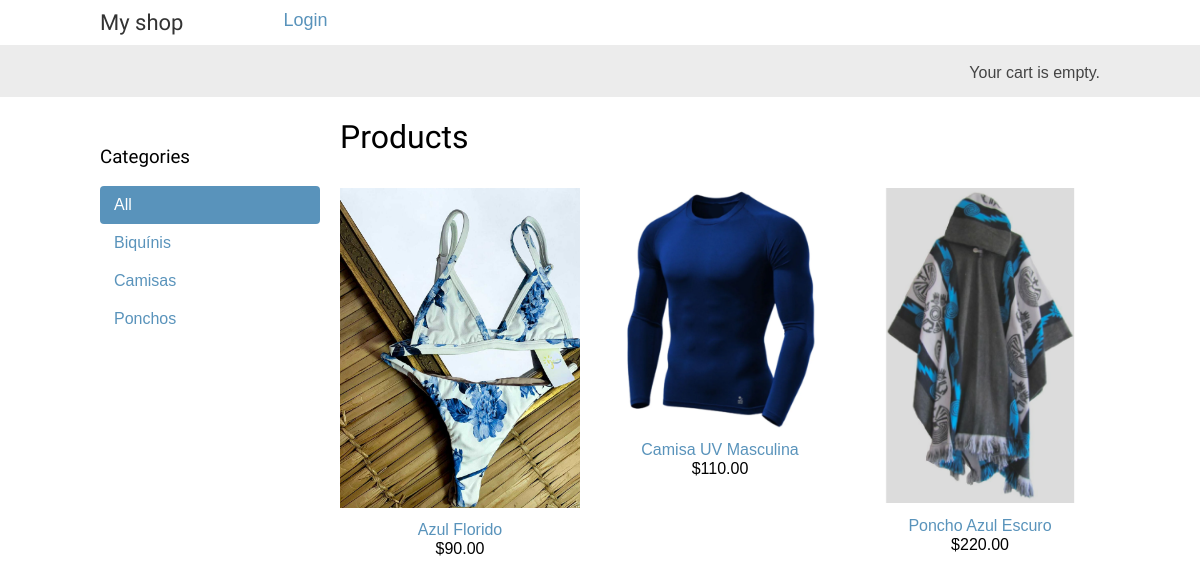
The page / on the database its author committed.
### shop/models.py (models this page shows, shortened)
class Category(models.Model):
    name = models.CharField(max_length=200)
    slug = models.SlugField(max_length=200,
                            unique=True)
    class Meta:
        ordering = ['name']
        indexes = [
            models.Index(fields=['name']),
        ]
        verbose_name = 'category'
        verbose_name_plural = 'categories'
    def get_absolute_url(self):
        return reverse('shop:product_list_by_category',
                       args=[self.slug])

class Product(models.Model):
    category = models.ForeignKey(Category,
                                 related_name='products',
                                 on_delete=models.CASCADE)
    name = models.CharField(max_length=200)
    slug = models.SlugField(max_length=200)
    image = models.ImageField(upload_to='products/%Y/%m/%d',
                              blank=True)
    description = models.TextField(blank=True)
    price = models.DecimalField(max_digits=10,
                                decimal_places=2)
    available = models.BooleanField(default=True)
    created = models.DateTimeField(auto_now_add=True)
    updated = models.DateTimeField(auto_now=True)
    class Meta:
        ordering = ['name']
        indexes = [
            models.Index(fields=['id', 'slug']),
            models.Index(fields=['name']),
            models.Index(fields=['-created']),
        ]
    def get_absolute_url(self):
        return reverse('shop:product_detail',
                       args=[self.id, self.slug])

### shop/views.py (the view)
# urls.py: path('', views.product_list, name='product_list'),
def product_list(request, category_slug=None):
    category = None
    categories = Category.objects.all()
    products = Product.objects.filter(available=True)
    if category_slug:
        category = get_object_or_404(Category, slug=category_slug)
        products = products.filter(category=category)
    return render(request,
                  'shop/product/list.html',
                  {'category': category,
                   'categories': categories,
                   'products': products})

### cart/cart.py (called while the page is built)
    def __len__(self):
        return sum(item['quantity'] for item in self.cart.values())

### cart/context_processors.py (called while the page is built)
def cart(request):
    return {'cart': Cart(request)}

### shop/templates/shop/product/list.html (shortened to what this page needs)
{% extends "shop/base.html" %}
{% load static %}
{% block content %}
  <div id="sidebar">
    <h3>Categories</h3>
    <ul>
      <li {% if not category %}class="selected"{% endif %}>
        <a href="{% url "shop:product_list" %}">All</a>
      </li>
      {% for c in categories %}
        <li {% if category.slug == c.slug %}class="selected"{% endif %}>
          <a href="{{ c.get_absolute_url }}">{{ c.name }}</a>
        </li>
      {% endfor %}
    </ul>
  </div>
  <div id="main" class="product-list">
    <h1>{% if category %}{{ category.name }}{% else %}Products{% endif %}</h1>
    {% for product in products %}
      <div class="item">
        <a href="{{ product.get_absolute_url }}">
          <img src="{% if product.image %}{{ product.image.url }}{% else %}{% static "img/no_image.png" %}{% endif %}">
        </a>
        <a href="{{ product.get_absolute_url }}">{{ product.name }}</a>
        <br>
        ${{ product.price }}
      </div>
    {% endfor %}
  </div>
{% endblock %}

### shop/templates/shop/base.html (shortened to what this page needs)
{% load static %}
<!DOCTYPE html>
<html>
<head>
  <link href="{% static 'css/base.css' %}" rel="stylesheet">
</head>
<body>
  <div id="header">
    <a href="/" class="logo">My shop</a>
    <div class="user-auth">
      {% if request.user.is_authenticated %}
      Hello, {{ request.user.first_name }}!
      <form method="post" action="{% url 'account:logout' %}">
        {% csrf_token %}
        <button type="submit">Logout</button>
      </form>
      {% else %}
      <a href="{% url 'account:login' %}">Login</a>
      {% endif %}
    </div>
  </div>
  <div id="subheader">
    <div class="cart">
      {% with total_items=cart|length %}
      {% if total_items > 0 %}
      Your cart:
      <a href="{% url 'cart:cart_detail' %}">
        {{ total_items }} item{{ total_items|pluralize }},
        ${{ cart.get_total_price }}
      </a>
      {% else %}
      Your cart is empty.
      {% endif %}
      {% endwith %}
    </div>
  </div>
  <div id="content">{% block content %} {% endblock %}</div>
</body>
</html>

### shop/static/css/base.css (style rules this page uses)
body { margin: 0; padding: 0; font-family: helvetica, sans-serif; }
h1, h2, h3, h4, h5, h6 { font-family: "Ubuntu", sans-serif; font-weight: normal; }
a { text-decoration: none; color: #5993bb; }
#header { padding: 10px 100px; font-size: 18px; overflow: auto; }
#subheader { background: #ececec; color: #444; padding: 15px 100px; overflow: auto; }
#header .logo { font-family: "Ubuntu", sans-serif; float: left; color: #333; font-size: 22px; margin-right: 10%; }
#subheader .cart { float: right; padding-top: 4px; }
#content { padding: 0 100px; overflow: hidden; }
#sidebar { width: 220px; padding: 30px 20px 0 0; float: left; }
#sidebar ul { margin: 0; padding: 0; }
#sidebar ul li { margin: 0; list-style: none; padding: 10px 14px; }
#sidebar ul li a { display: block; }
#sidebar ul li.selected { background: #5993bb; border-radius: 4px; }
#sidebar ul li.selected a { color: #fff; }
#main { float: left; width: 96%; margin-right: -220px; overflow: hidden; }
.product-list .item { width: 25%; padding: 10px 20px 10px 0; float: left; text-align: center; line-height: 1.2; }
.product-list .item img { width: 100%; margin-bottom: 8px; }

### rows shown on the page
Category: name "Biquínis"
Category: name "Camisas"
Category: name "Ponchos"
Product: image (picture), name "Azul Florido", price "90.00"
Product: image (picture), name "Camisa UV Masculina", price "110.00"
Product: image (picture), name "Poncho Azul Escuro", price "220.00"
